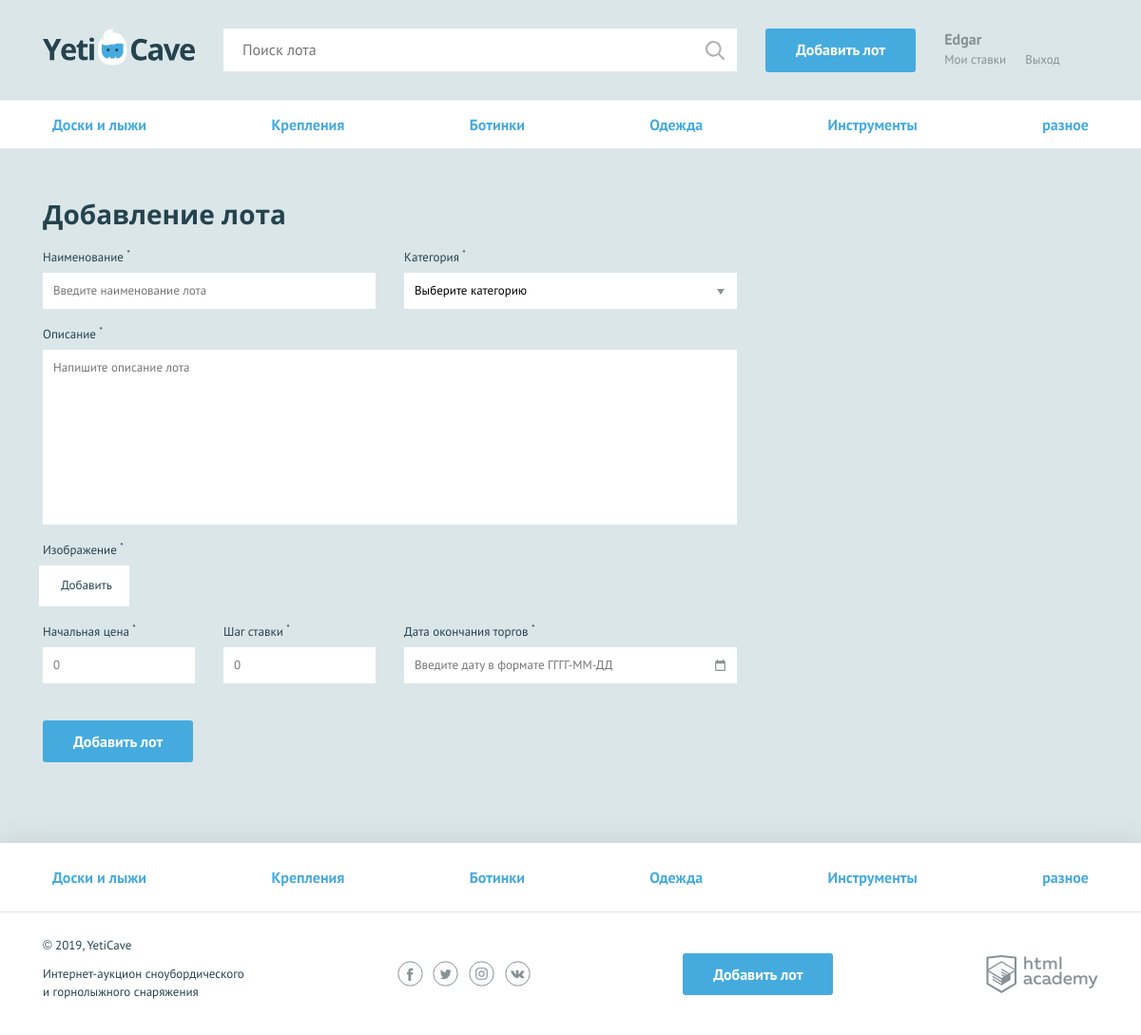
The page /add.php on the database its author committed.
### tables this page shows
CREATE TABLE category (
	id INT AUTO_INCREMENT PRIMARY KEY,
	name VARCHAR(64) NOT NULL UNIQUE,
	character_code VARCHAR(128) NOT NULL UNIQUE
);

### helpers.php (called while the page is built, shortened)
<?php
function include_template($name, array $data = []) {
    $name = 'templates/' . $name;
    extract($data);
    require $name;
    $result = ob_get_clean();
    return $result;
}

### init.php (called while the page is built, shortened)
<?php
require_once 'helpers.php';
$is_auth = rand(0, 1);
$user = [];
$link = mysqli_connect('localhost', 'root', '', 'yeticave_235125');
mysqli_set_charset($link, 'utf8');
if ($is_auth === 1) {
    $user['id'] = 1;
    $user['name'] = 'Edgar';
};
$sql_cat = "SELECT * FROM category
    ORDER BY id";
$result_cat = mysqli_query($link, $sql_cat);
if ($result_cat) {
    $categories = mysqli_fetch_all($result_cat, MYSQLI_ASSOC);
}else {
    mysqli_error($link);
}
?>

### templates/add.php (the view, shortened to what this page needs)
<main>
    <nav class="nav">
        <?= include_template('menu-top.php', ['categories' => $categories]); ?>
    </nav>
    <form class="form form--add-lot container <?= isset($errors) ? "form--invalid" : ""; ?>" action="add.php" method="post" enctype="multipart/form-data">
        <h2>Добавление лота</h2>
        <div class="form__container-two">
            <div class="form__item <?= isset($errors['lot-name']) ? "form__item--invalid" : ""; ?>">
                <label for="lot-name">Наименование <sup>*</sup></label>
                <input id="lot-name" type="text" name="lot-name" placeholder="Введите наименование лота" value="<?= $lot_data['lot-name'] ?? ""; ?>">
            </div>
            <div class="form__item <?= isset($errors['category']) ? "form__item--invalid" : ""; ?>">
                <label for="category">Категория <sup>*</sup></label>
                <select id="category" name="category">
                    <option value="">Выберите категорию</option>
                </select>
            </div>
        </div>
        <div class="form__item form__item--wide <?= isset($errors['message']) ? "form__item--invalid" : ""; ?>">
            <label for="message">Описание <sup>*</sup></label>
            <textarea id="message" name="message" placeholder="Напишите описание лота"><?= $lot_data['message'] ?? ""; ?></textarea>
        </div>
        <div class="form__item form__item--file <?= isset($errors['lot-img']) ? "form__item--invalid" : ""; ?>">
            <label>Изображение <sup>*</sup></label>
            <div class="form__input-file">
                <label for="lot-img">
                    Добавить
                </label>
            </div>
        </div>
        <div class="form__container-three">
            <div class="form__item form__item--small <?= isset($errors['lot-rate']) ? "form__item--invalid" : ""; ?>">
                <label for="lot-rate">Начальная цена <sup>*</sup></label>
                <input id="lot-rate" type="text" name="lot-rate" placeholder="0" value="<?= $lot_data['lot-rate'] ?? ""; ?>">
            </div>
            <div class="form__item form__item--small <?= isset($errors['lot-step']) ? "form__item--invalid" : ""; ?>">
                <label for="lot-step">Шаг ставки <sup>*</sup></label>
                <input id="lot-step" type="text" name="lot-step" placeholder="0" value="<?= $lot_data['lot-rate'] ?? ""; ?>">
            </div>
            <div class="form__item <?= isset($errors['lot-date']) ? "form__item--invalid" : ""; ?>">
                <label for="lot-date">Дата окончания торгов <sup>*</sup></label>
                <input class="form__input-date" id="lot-date" type="text" name="lot-date" placeholder="Введите дату в формате ГГГГ-ММ-ДД" value="<?= $lot_data['lot-date'] ?? ""; ?>">
            </div>
        </div>
        <button type="submit" class="button">Добавить лот</button>
    </form>
</main>

### templates/menu-top.php
<ul class="nav__list container">
    <?php foreach ($categories as $key => $value): ?>
      <li class="nav__item">
        <a href="all-lots.html"><?=$value['name']; ?></a>
      </li>
    <?php endforeach; ?>
</ul>

### templates/layout.php (shortened to what this page needs)
<!DOCTYPE html>
<html lang="ru">
<head>
    <link href="/css/normalize.min.css" rel="stylesheet">
    <link href="/css/style.css" rel="stylesheet">
    <link href="/css/flatpickr.min.css" rel="stylesheet">
</head>
<body>
    <div class="page-wrapper">
        <header class="main-header">
            <div class="main-header__container container">
                <a class="main-header__logo">
                    <img src="../img/logo.svg" width="160" height="39" alt="Логотип компании YetiCave">
                </a>
                <form class="main-header__search" method="get" action="https://echo.htmlacademy.ru" autocomplete="off">
                    <input type="search" name="search" placeholder="Поиск лота">
                    <input class="main-header__search-btn" type="submit" name="find" value="Найти">
                </form>
                <a class="main-header__add-lot button" href="add.php">Добавить лот</a>
                <nav class="user-menu">
                    <?php if (count($user)) : ?>
                        <div class="user-menu__logged">
                            <p><?= htmlspecialchars($user['name']); ?></p>
                            <a class="user-menu__bets" href="pages/my-bets.html">Мои ставки</a>
                            <a class="user-menu__logout" href="#">Выход</a>
                        </div>
                    <?php endif; ?>
                </nav>
            </div>
        </header>
        <?= $content; ?>
    </div>
    <footer class="main-footer">
        <nav class="nav">
            <ul class="nav__list container">
                <?php foreach ($categories as $key => $value) : ?>
                    <li class="nav__item">
                        <a href="pages/all-lots.html"><?= $value['name']; ?></a>
                    </li>
                <?php endforeach; ?>
            </ul>
        </nav>
        <div class="main-footer__bottom container">
            <div class="main-footer__copyright">
                <p>© 2019, YetiCave</p>
                <p>Интернет-аукцион сноубордического и горнолыжного снаряжения</p>
            </div>
            <div class="main-footer__social social">
                <a class="social__link social__link--facebook" href="#">
                </a>
                <a class="social__link social__link--twitter" href="#">
                </a>
                <a class="social__link social__link--instagram" href="#">
                </a>
                <a class="social__link social__link--vkontakte" href="#">
                </a>
            </div>
            <a class="main-footer__add-lot button" href="add.php">Добавить лот</a>
            <div class="main-footer__developed-by">
                <a class="logo-academy" href="https://htmlacademy.ru/intensive/php">
                </a>
            </div>
        </div>
    </footer>
</body>
</html>

### rows shown on the page
category: name "Доски и лыжи"
category: name "Крепления"
category: name "Ботинки"
category: name "Одежда"
category: name "Инструменты"
category: name "разное"

### other values the page prints
$user['name'] "Edgar"
